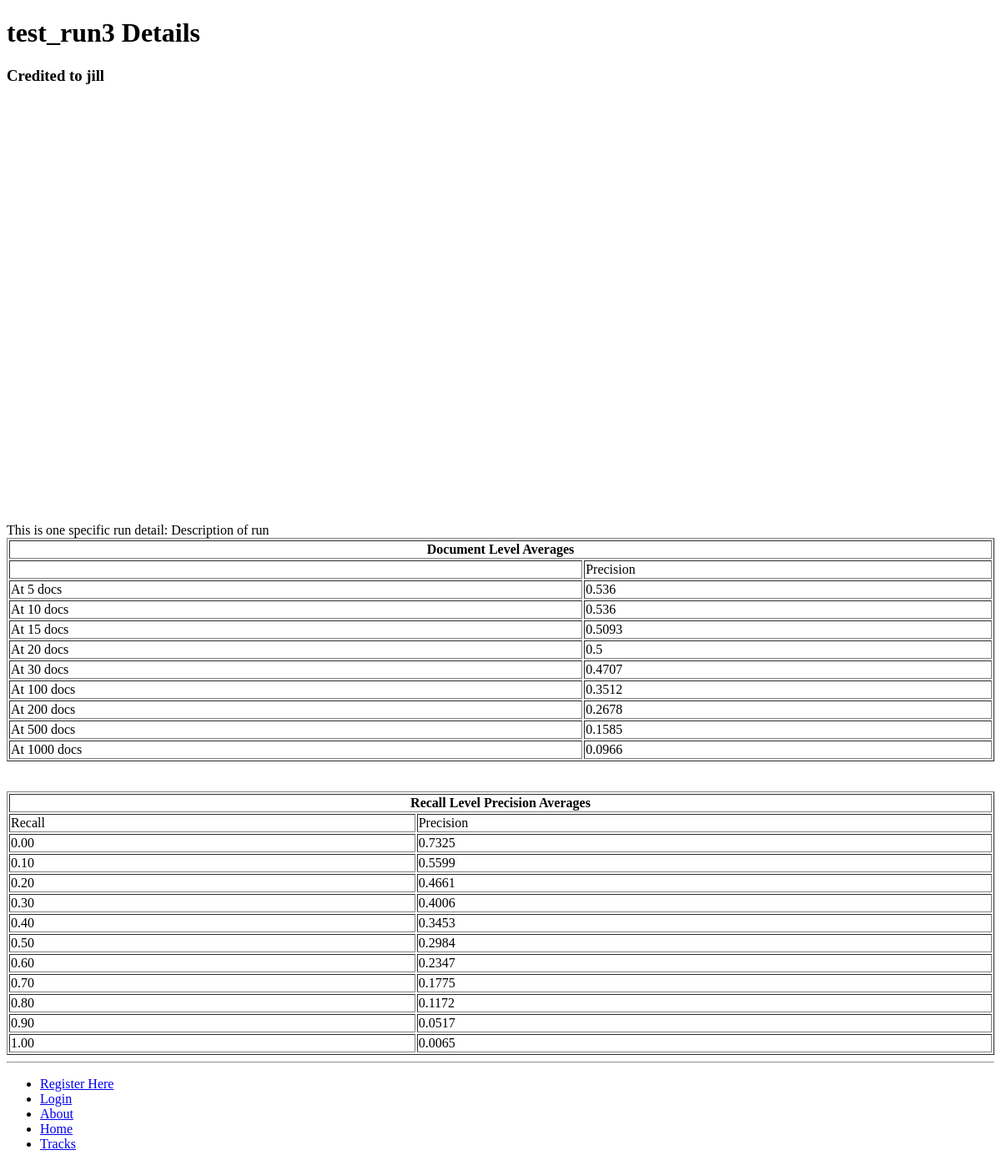
The page /trec/run_detail/test_run3-3/ on the database as committed earlier.
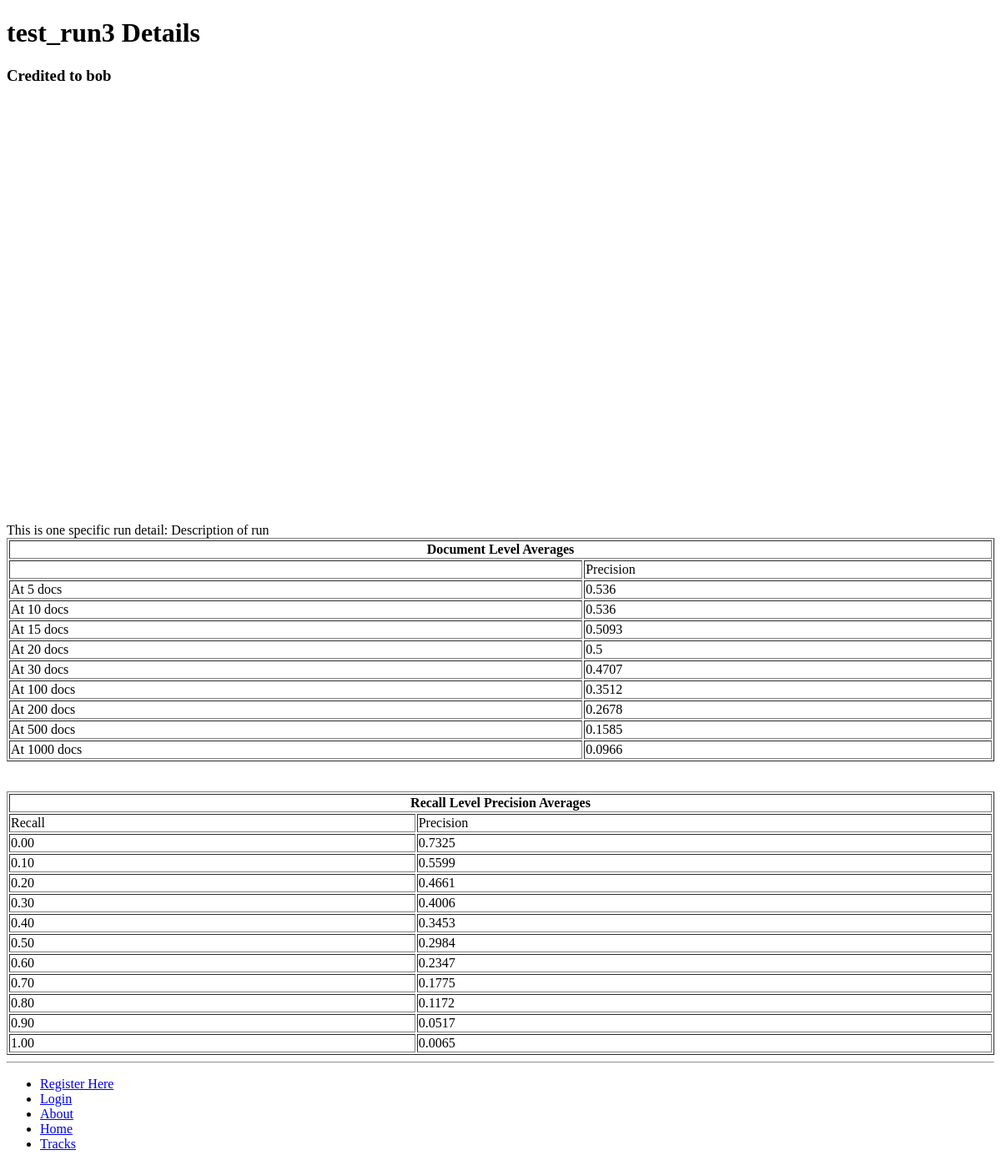
The same page on the database as committed later.
### trec/models.py (models this page shows, shortened)
class Run(models.Model):
    researcher = models.ForeignKey(Researcher)
    task = models.ForeignKey(Task)
    name = models.CharField(max_length=128)
    description = models.TextField()
    result_file = models.FileField(upload_to='runs')
    run_id = models.TextField(unique=True)
    run_type = models.IntegerField(default=Run_type.AUTOMATIC)
    query_type = models.IntegerField(default=Query_type.TITLE)
    feedback_type = models.IntegerField(default=Feedback_type.NONE)
    map_val = models.FloatField(null=True, blank=True)
    p5 = models.FloatField(null=True, blank=True)
    p10 = models.FloatField(null=True, blank=True)
    p15 = models.FloatField(null=True, blank=True)
    p20 = models.FloatField(null=True, blank=True)
    p30 = models.FloatField(null=True, blank=True)
    p100 = models.FloatField(null=True, blank=True)
    p200 = models.FloatField(null=True, blank=True)
    p500 = models.FloatField(null=True, blank=True)
    p1000 = models.FloatField(null=True, blank=True)
    recall00 = models.FloatField(null=True, blank=True)
    recall01 = models.FloatField(null=True, blank=True)
    recall02 = models.FloatField(null=True, blank=True)
    recall03 = models.FloatField(null=True, blank=True)
    recall04 = models.FloatField(null=True, blank=True)
    recall05 = models.FloatField(null=True, blank=True)
    recall06 = models.FloatField(null=True, blank=True)
    recall07 = models.FloatField(null=True, blank=True)
    recall08 = models.FloatField(null=True, blank=True)
    recall09 = models.FloatField(null=True, blank=True)
    recall10 = models.FloatField(null=True, blank=True)
    slug = models.SlugField()

class Researcher(models.Model):
    user = models.OneToOneField(User, primary_key=True)
    profile_picture = models.ImageField(upload_to='profile_images', blank=True)
    website = models.URLField(blank=True)
    display_name = models.CharField(max_length=128)
    organisation = models.CharField(max_length=128)
    def __unicode__(self):
        return self.user.username

### trec/views.py (the view)
# urls.py: url(r'^run_detail/(?P<run_detail_slug>[\w\-]+)/$', views.run_detail, name='run_detail'),		# Run detail url for details of specific runs within a task
def run_detail(request, run_detail_slug):
  context_dict = {}
  try:
  	run = Run.objects.get(slug=run_detail_slug)
  	context_dict['run'] = run
  except Run.DoesNotExist:
  	pass
  return render(request, 'trec/run_detail.html', context_dict)

### templates/trec/run_detail.html (shortened to what this page needs)
{% extends 'trec/rd_graph_base.html' %}
{% load staticfiles %}
{% block body_block %}
<h1>{{ run.name }} Details</h1>
<h3>Credited to {{ run.researcher }}</h3>
<table class="columns">
    <tr>
        <td><div id="recall_chart_div" style="width: 500px; height: 500px"></div></td>
        <td><div id="pn_chart_div" style="width: 500px; height: 500px"></div></td>
    </tr>
</table>
This is one specific run detail: {{run.description}}
<table border="1" style="width:100%">
			<tr>
                <th COLSPAN=2>Document Level Averages</th>
            </tr>
         	<tr>
                <td></td>
                <td>Precision</td>
            </tr>
         	<tr>
		        <td>At 5 docs</td>
                <td>{{ run.p5}}</td>
            </tr>
         	<tr>
		        <td>At 10 docs</td>
                <td>{{ run.p10 }}</td>
            </tr>
         	<tr>
		        <td>At 15 docs</td>
                <td>{{ run.p15 }}</td>
            </tr>
         	<tr>
		        <td>At 20 docs</td>
                <td>{{ run.p20 }}</td>
            </tr>
         	<tr>
		        <td>At 30 docs</td>
                <td>{{ run.p30 }}</td>
            </tr>
         	<tr>
		        <td>At 100 docs</td>
                <td>{{ run.p100 }}</td>
            </tr>
            <tr>
		        <td>At 200 docs</td>
                <td>{{ run.p200 }}</td>
            </tr>
            <tr>
		        <td>At 500 docs</td>
                <td>{{ run.p500 }}</td>
            </tr>
            <tr>
		        <td>At 1000 docs</td>
                <td>{{ run.p1000 }}</td>
            </tr>
</table>
<table border="1" style="width:100%">
			<tr>
                <th COLSPAN=2>Recall Level Precision Averages</th>
            </tr>
         	<tr>
                <td>Recall</td>
                <td>Precision</td>
            </tr>
         	<tr>
		        <td>0.00</td>
                <td>{{ run.recall00}}</td>
            </tr>
         	<tr>
		        <td>0.10</td>
                <td>{{ run.recall01 }}</td>
            </tr>
         	<tr>
		        <td>0.20</td>
                <td>{{ run.recall02 }}</td>
            </tr>
         	<tr>
		        <td>0.30</td>
                <td>{{ run.recall03 }}</td>
            </tr>
         	<tr>
		        <td>0.40</td>
                <td>{{ run.recall04 }}</td>
            </tr>
         	<tr>
		        <td>0.50</td>
                <td>{{ run.recall05 }}</td>
            </tr>
            <tr>
		        <td>0.60</td>
                <td>{{ run.recall06 }}</td>
            </tr>
            <tr>
		        <td>0.70</td>
                <td>{{ run.recall07 }}</td>
            </tr>
            <tr>
		        <td>0.80</td>
                <td>{{ run.recall08 }}</td>
            </tr>
            <tr>
		        <td>0.90</td>
                <td>{{ run.recall09 }}</td>
            </tr>
            <tr>
		        <td>1.00</td>
                <td>{{ run.recall10 }}</td>
            </tr>
</table>
{% endblock %}

Rows that differ between the two databases and show on the page:
changed Run "test_run3": researcher "jill" → "bob"
